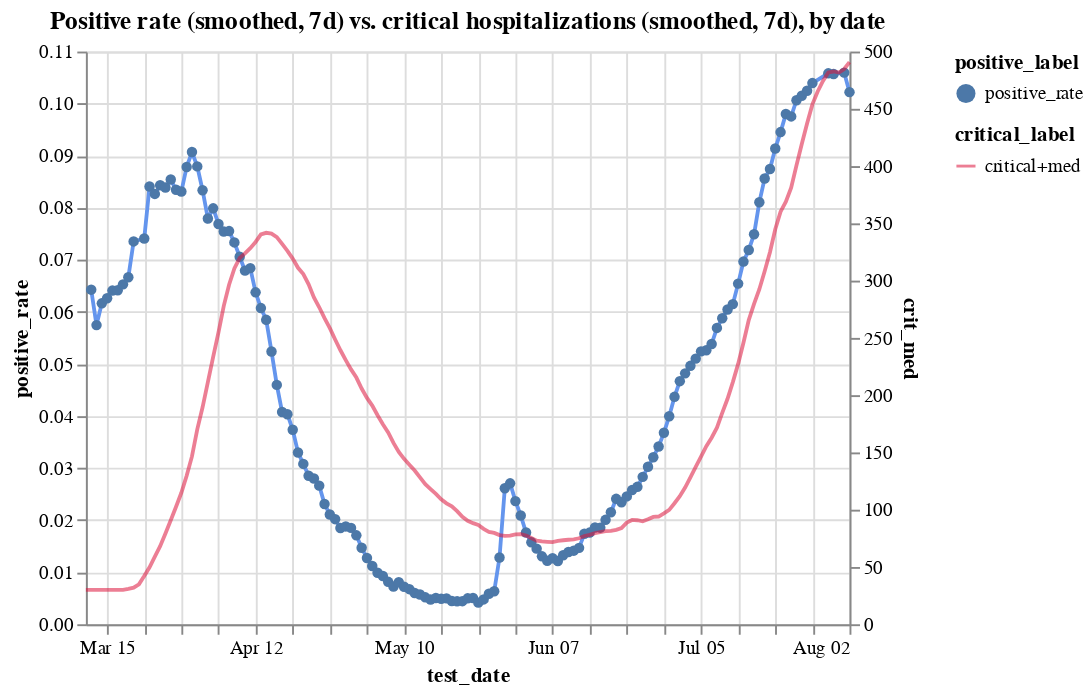

The notebook cell saved with this chart:
### Code cell
c1 = alt.Chart(hos_and_rate[hos_and_rate.positive_rate<0.115]
               .assign(positive_rate = lambda x: x.positive_rate.ewm(span=7).mean())
               .assign(positive_label ='positive_rate')).mark_line(color='cornflowerblue').encode(
    x='test_date',
    y='positive_rate',
    tooltip=['test_date', 'positive_rate'],
    shape='positive_label'
)
c2 = alt.Chart(hos_and_rate
               .assign(critical_label='critical+med')
               .assign(crit_med = lambda x: (x.critical+x.medium).ewm(span=7).mean())
              ).mark_line(color='crimson').encode(
    x='test_date',
    y='crit_med',
    tooltip=['test_date', 'critical'],
    opacity='critical_label'
)


alt.layer(c1, c2).resolve_scale(y='independent').properties(title='Positive rate (smoothed, 7d) vs. critical hospitalizations (smoothed, 7d), by date')

### Figure 1 — Vega-Lite specification as saved in the notebook (floating-point values rounded to 4 significant figures; data arrays with more than 128 entries replaced by an {"elided": "..."} marker saying what was removed)
{"config": {"view": {"continuousWidth": 400, "continuousHeight": 300}}, "layer": [{"data": {"name": "data-fe101994f85192b29be6b3038361cf58"}, "mark": {"type": "line", "color": "cornflowerblue"}, "encoding": {"shape": {"type": "nominal", "field": "positive_label"}, "tooltip": [{"type": "temporal", "field": "test_date"}, {"type": "quantitative", "field": "positive_rate"}], "x": {"type": "temporal", "field": "test_date"}, "y": {"type": "quantitative", "field": "positive_rate"}}}, {"data": {"name": "data-7df73f84f0d6740bfe4b4a639b4e272b"}, "mark": {"type": "line", "color": "crimson"}, "encoding": {"opacity": {"type": "nominal", "field": "critical_label"}, "tooltip": [{"type": "temporal", "field": "test_date"}, {"type": "quantitative", "field": "critical"}], "x": {"type": "temporal", "field": "test_date"}, "y": {"type": "quantitative", "field": "crit_med"}}}], "resolve": {"scale": {"y": "independent"}}, "title": "Positive rate (smoothed, 7d) vs. critical hospitalizations (smoothed, 7d), by date", "$schema": "https://vega.github.io/schema/vega-lite/v4.8.1.json", "datasets": {"data-fe101994f85192b29be6b3038361cf58": {"elided": "140 records"}, "data-7df73f84f0d6740bfe4b4a639b4e272b": {"elided": "145 records"}}}
